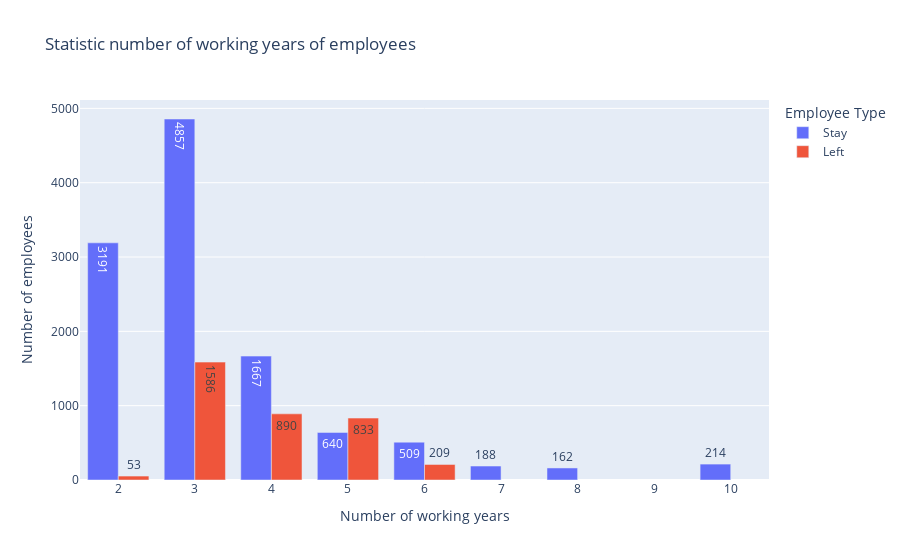

Notebook source saved alongside this figure:
### Code cell
fig = go.Figure(data=[
    go.Bar(name='Stay', x=df_tsc.index, y=df_tsc[0], text=df_tsc[0], textposition='auto'),
    go.Bar(name='Left', x=df_tsc.index, y=df_tsc[1], text=df_tsc[1], textposition='auto'),
])
# Change the bar mode
fig.update_layout(barmode='group',
                title="Statistic number of working years of employees",
                xaxis_title="Number of working years",
                yaxis_title="Number of employees",
                legend_title="Employee Type")
fig.show()

### Figure 1 — Plotly figure (JSON) as saved in the notebook; plotly's stock layout.template omitted (floating-point values rounded to 4 significant figures)
{"data": [{"name": "Stay", "text": [3191, 4857, 1667, 640, 509, 188, 162, 214], "textposition": "auto", "type": "bar", "x": [2, 3, 4, 5, 6, 7, 8, 10], "y": [3191, 4857, 1667, 640, 509, 188, 162, 214]}, {"name": "Left", "text": [53, 1586, 890, 833, 209, null, null, null], "textposition": "auto", "type": "bar", "x": [2, 3, 4, 5, 6, 7, 8, 10], "y": [53, 1586, 890, 833, 209, null, null, null]}], "layout": {"barmode": "group", "legend": {"title": {"text": "Employee Type"}}, "title": {"text": "Statistic number of working years of employees"}, "xaxis": {"title": {"text": "Number of working years"}}, "yaxis": {"title": {"text": "Number of employees"}}}}
